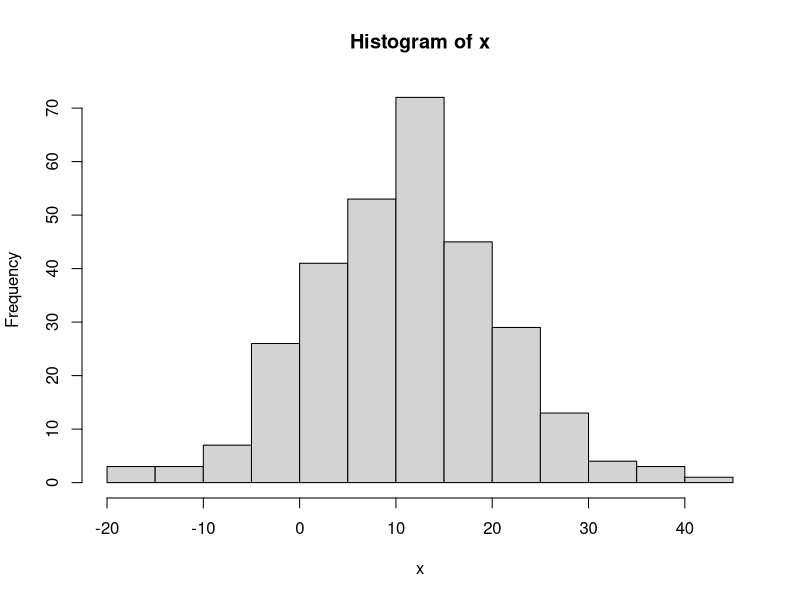
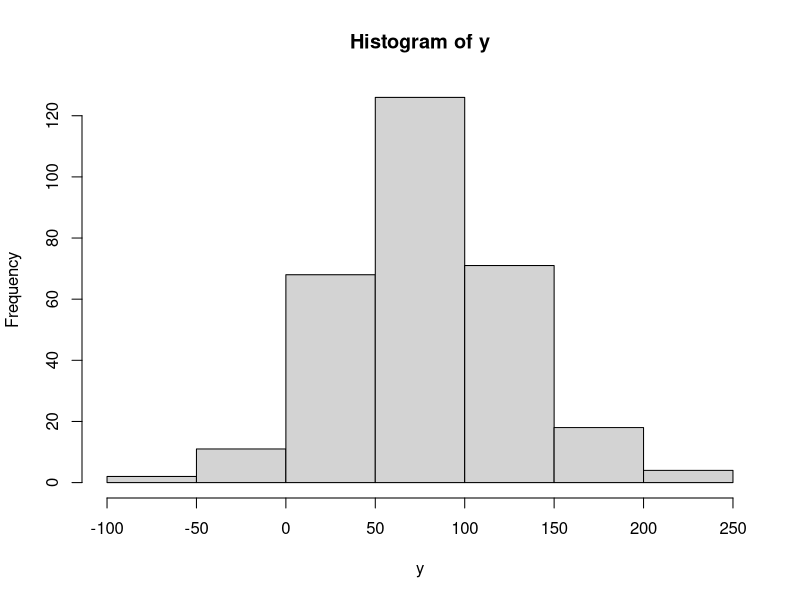
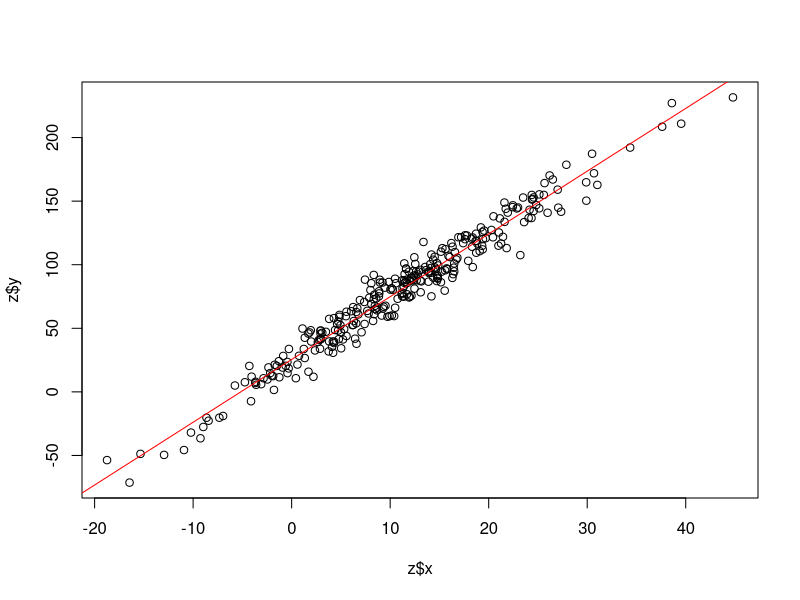

These charts were generated, in order, by the following R code:
#############################################
# a really incredibly brief introduction to R. 
#############################################

# this is an R script. 

# lines beginning with "#" are comment lines. R will ignore the contents. 
# you can use these lines to document your code. 

# you can execute lines from this script interactively by entering them in the R console (bottom left pane in RStudio)
  # you can copy and paste them, or press command-enter


#############################################
# objects
#############################################

# everything in R is an object. there are several kinds of objects. 
# we can assign values to objects using the assignment operator "<-" like this:

a <- 5

# you can see the contents of many objects by simply entering them on the console

a

# you can do math in the console and assign results to objects

5 + 5

a <- 5 + 5

a

# you can update objects

a <- a + 5

a

# there are many kinds of objects:

# vectors:
a <- c(1,2,3,4,5)
b <- c("bear","dog","fox","cat","rat")
a
b

  # access subsets of vectors like this:
  a[2]
  b[2:4]
  
# lists:
c <- list(x=a,y=b)
c

  # access parts of lists like this
  c[[2]]

# arrays (or matrices)
d <- matrix(nrow=5,ncol=2,data=1:10)
d
  
  # access parts of matrices like this:
  d[1,]
  d[,1]
  d[1,2]
  
# data frames
e <- data.frame(x=a,y=b)
e

  # access parts of data frames like matrices, but also:
  e$x

# R objects can contain several basic data types:

# numeric: 1,2,3...
# character: "bear","dog","fox"...
# logical: TRUE/FALSE
# factor (categorical): "bear","dog","fox"...


# R does *vector* arithmetic!

a + a
a^2
a + 100

# TRUE/FALSE vectors are super useful

f <- c(TRUE,FALSE,TRUE,FALSE,TRUE)

a[f]
e[f,]
d[!f,]

# you can create logical vectors like this:
f <- d[,1] > 2

# you can do arithmetic on logial vectors

TRUE + 1
FALSE + 1

#############################################
# functions
#############################################

# functions are objects that contain code
# you use them to manipulate other objects

# the function is()
# you can ask what an object is:

is(a)

is(d)

is(is)

# you can often see the code in a function by typing its name:

is

# you can write your own functions
x10 <- function(x){
  z <- x * 10
  return(z)
  }

x10(10)

# most functions have documentation!

?sum

sum(a)

#############################################
# analysis and plotting
#############################################

# an absurdly simple example. 
# simulate some data

x <- rnorm(n=300,mean=10,sd=10)
y <- x * 5 + rnorm(n=300,mean=25,sd=10)

z <- data.frame(x,y)

# plot the data
hist(x)
hist(y)
plot(z$x,z$y)

# fit a linear model
model <- lm(y ~ x, z)

# summarize linear model
summary(model)

# add trendline to plot
abline(model,col="red")
